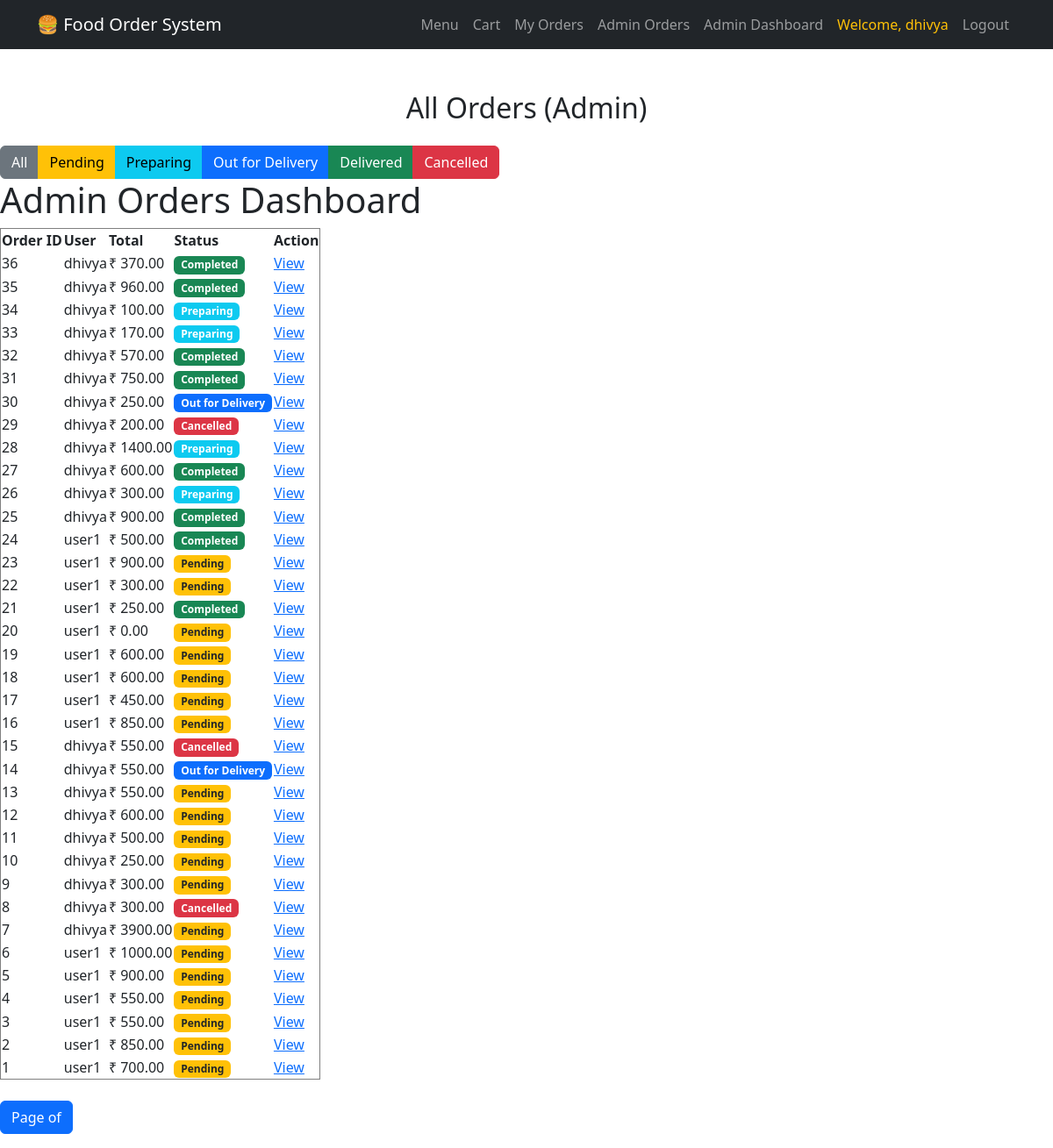
/admin-orders/ (signed in), run on the app's committed database.
### menu/models.py (models this page shows)
class Order(models.Model):
    STATUS_CHOICES = [
        ("Pending", "Pending"),
        ("Preparing", "Preparing"),
        ("Out for Delivery", "Out for Delivery"),
        ("Delivered", "Delivered"),
        ("Cancelled", "Cancelled"),
    ]
    user = models.ForeignKey(
        User,
        on_delete=models.CASCADE
    )
    total_price = models.DecimalField(
        max_digits=10,
        decimal_places=2
    )
    payment_method = models.CharField(
        max_length=50
    )
    status = models.CharField(
        max_length=20,
        choices=STATUS_CHOICES,
        default="Pending"
    )
    created_at = models.DateTimeField(
        auto_now_add=True
    )

### menu/views.py (the view)
# urls.py: path("admin-orders/",views.admin_orders,name="admin_orders"),
@staff_member_required
def admin_orders(request):
    orders = Order.objects.all().order_by(
        "-created_at"
    )
    return render(
        request,
        "menu/admin_orders.html",
        {
            "orders": orders
        }
    )

### menu/templates/menu/admin_orders.html (shortened to what this page needs)
<!DOCTYPE html>
<html>
<head>
    <link href="https://cdn.jsdelivr.net/npm/bootstrap@5.3.0/dist/css/bootstrap.min.css"
      rel="stylesheet">
</head>
<body>
    {% include "menu/navbar.html" %}
<div class="container mt-5">
<h2 class="mb-4 text-center">
    All Orders (Admin)
</h2>
</div>
<div class="btn-group">
<a href="{% url 'admin_orders' %}"
   class="btn btn-secondary">
   All
</a>
<a href="?status=Pending"
   class="btn btn-warning">
   Pending
</a>
<a href="?status=Preparing"
   class="btn btn-info">
   Preparing
</a>
<a href="?status=Out for Delivery"
   class="btn btn-primary">
   Out for Delivery
</a>
<a href="?status=Delivered"
   class="btn btn-success">
   Delivered
</a>
<a href="?status=Cancelled"
   class="btn btn-danger">
   Cancelled
</a>
</div>
<h1>Admin Orders Dashboard</h1>
<table border="1">
<tr>
    <th>Order ID</th>
    <th>User</th>
    <th>Total</th>
    <th>Status</th>
    <th>Action</th>
</tr>
{% for order in orders %}
<tr>
<td>{{ order.id }}</td>
<td>{{ order.user.username }}</td>
<td>₹ {{ order.total_price }}</td>
<td>
{% if order.status == "Pending" %}
<span class="badge bg-warning text-dark">
    Pending
</span>
{% elif order.status == "Preparing" %}
<span class="badge bg-info">
    Preparing
</span>
{% elif order.status == "Out for Delivery" %}
<span class="badge bg-primary">
    Out for Delivery
</span>
{% elif order.status == "Delivered" or order.status == "Completed" %}
<span class="badge bg-success">
    Completed
</span>
{% elif order.status == "Cancelled" %}
<span class="badge bg-danger">
    Cancelled
</span>
{% else %}
<span class="badge bg-secondary">
    {{ order.status }}
</span>
{% endif %}
</td>
<td>
    <a href="{% url 'order_detail' order.id %}">
        View
    </a>
</td>
</tr>
{% endfor %}
</table>
<br>
<nav>
<ul class="pagination">
<li class="page-item active">
<span class="page-link">
Page {{ orders.number }}
of {{ orders.paginator.num_pages }}
</span>
</li>
</ul>
</nav>
</body>
</html>

### menu/templates/menu/navbar.html (shortened to what this page needs)
<nav class="navbar navbar-expand-lg navbar-dark bg-dark">
<div class="container">
    <a class="navbar-brand"
       href="{% url 'menu' %}">
        🍔 Food Order System
    </a>
    <div class="collapse navbar-collapse"
         id="navbarNav">
        <ul class="navbar-nav ms-auto">
            <li class="nav-item">
                <a class="nav-link"
                   href="{% url 'menu' %}">
                    Menu
                </a>
            </li>
            <li class="nav-item">
                <a class="nav-link"
                   href="{% url 'cart' %}">
                    Cart
                </a>
            </li>
            <li class="nav-item">
                <a class="nav-link"
                   href="{% url 'order_history' %}">
                    My Orders
                </a>
            </li>
            {% if user.is_staff %}
            <li class="nav-item">
                <a class="nav-link"
                   href="{% url 'admin_orders' %}">
                    Admin Orders
                </a>
            </li>
            {% endif %}
            {% if user.is_staff %}
            <li class="nav-item">
                <a class="nav-link"
                   href="{% url 'admin_dashboard' %}">
                    Admin Dashboard
                </a>
            </li>
            {% endif %}
            {% if user.is_authenticated %}
            <li class="nav-item">
                <a class="nav-link text-warning">
                    Welcome, {{ user.username }}
                </a>
            </li>
            <li class="nav-item">
                <a class="nav-link"
                   href="{% url 'logout' %}">
                    Logout
                </a>
            </li>
            {% endif %}
        </ul>
    </div>
</div>
</nav>

### data on the page
Order: id "36", user.username "dhivya", total_price "370.00", status "Completed"
Order: id "35", user.username "dhivya", total_price "960.00", status "Completed"
Order: id "34", user.username "dhivya", total_price "100.00", status "Preparing"
Order: id "33", user.username "dhivya", total_price "170.00", status "Preparing"
Order: id "32", user.username "dhivya", total_price "570.00", status "Completed"
Order: id "31", user.username "dhivya", total_price "750.00", status "Completed"
Order: id "30", user.username "dhivya", total_price "250.00", status "Out for Delivery"
Order: id "29", user.username "dhivya", total_price "200.00", status "Cancelled"
Order: id "28", user.username "dhivya", total_price "1400.00", status "Preparing"
Order: id "27", user.username "dhivya", total_price "600.00", status "Completed"
Order: id "26", user.username "dhivya", total_price "300.00", status "Preparing"
Order: id "25", user.username "dhivya", total_price "900.00", status "Completed"
Order: id "24", user.username "user1", total_price "500.00", status "Completed"
Order: id "23", user.username "user1", total_price "900.00", status "Pending"
Order: id "22", user.username "user1", total_price "300.00", status "Pending"
Order: id "21", user.username "user1", total_price "250.00", status "Completed"
Order: id "20", user.username "user1", total_price "0.00", status "Pending"
Order: id "19", user.username "user1", total_price "600.00", status "Pending"
Order: id "18", user.username "user1", total_price "600.00", status "Pending"
Order: id "17", user.username "user1", total_price "450.00", status "Pending"
Order: id "16", user.username "user1", total_price "850.00", status "Pending"
Order: id "15", user.username "dhivya", total_price "550.00", status "Cancelled"
Order: id "14", user.username "dhivya", total_price "550.00", status "Out for Delivery"
Order: id "13", user.username "dhivya", total_price "550.00", status "Pending"
Order: id "12", user.username "dhivya", total_price "600.00", status "Pending"
Order: id "11", user.username "dhivya", total_price "500.00", status "Pending"
Order: id "10", user.username "dhivya", total_price "250.00", status "Pending"
Order: id "9", user.username "dhivya", total_price "300.00", status "Pending"
Order: id "8", user.username "dhivya", total_price "300.00", status "Cancelled"
Order: id "7", user.username "dhivya", total_price "3900.00", status "Pending"
Order: id "6", user.username "user1", total_price "1000.00", status "Pending"
Order: id "5", user.username "user1", total_price "900.00", status "Pending"
Order: id "4", user.username "user1", total_price "550.00", status "Pending"
Order: id "3", user.username "user1", total_price "550.00", status "Pending"
Order: id "2", user.username "user1", total_price "850.00", status "Pending"
Order: id "1", user.username "user1", total_price "700.00", status "Pending"

### other printed values
{{ user.username }} "dhivya"
